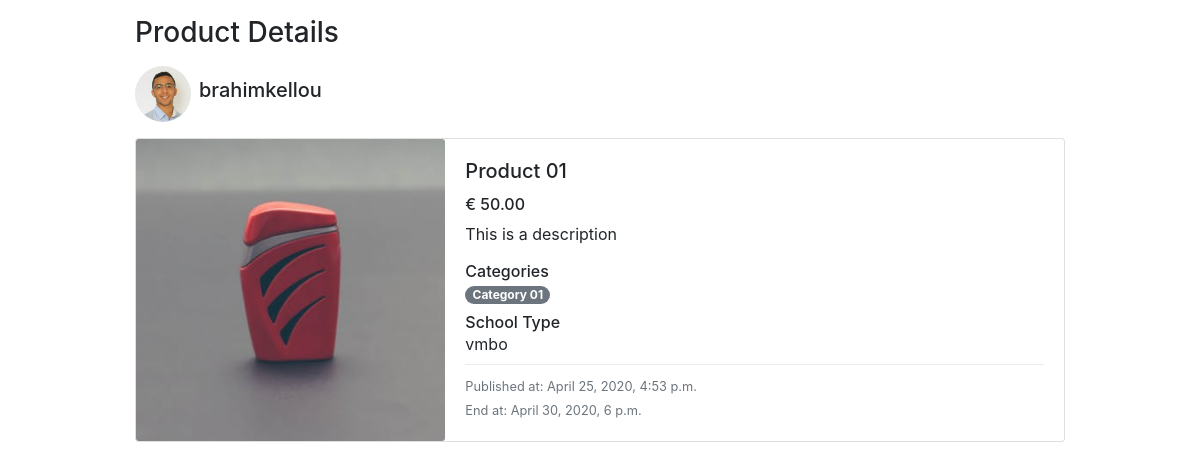
The page /products/1/ on the database as committed earlier.
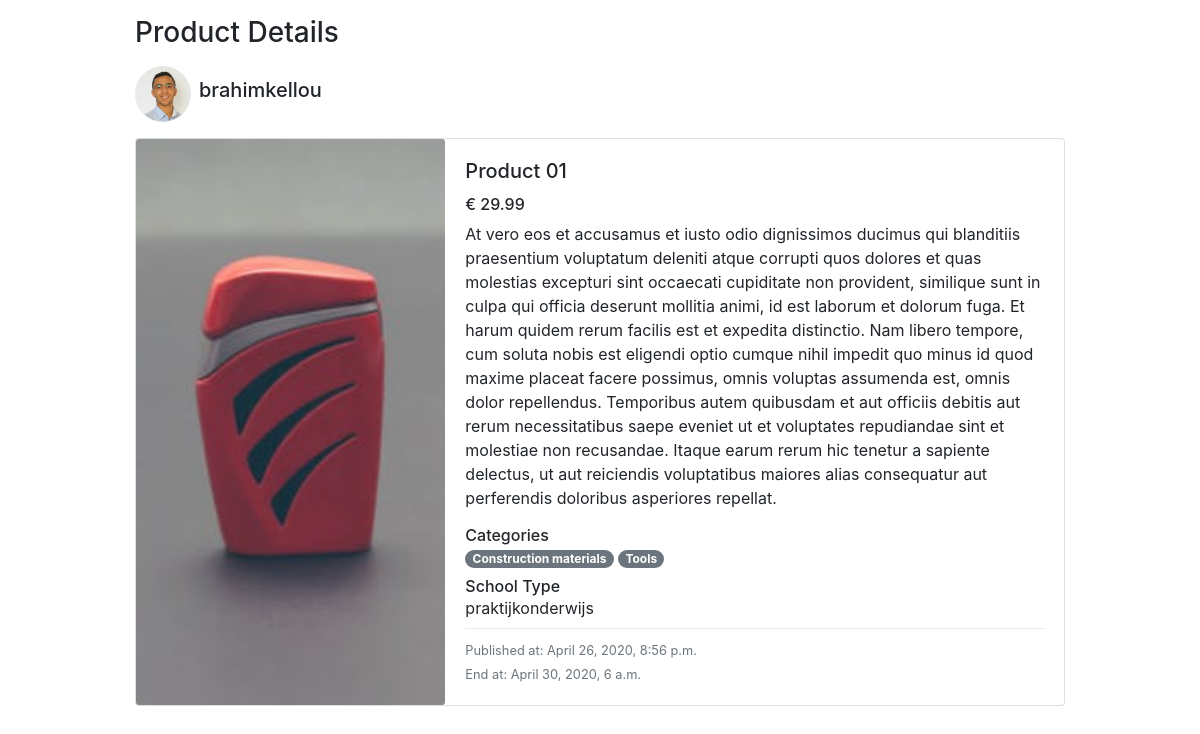
The same page on the database as committed later.
### products/models.py (models this page shows, shortened)
class Product(models.Model):
    supplier = models.ForeignKey(Supplier, on_delete=models.CASCADE)
    categories = models.ManyToManyField(Category)
    name = models.CharField(max_length=200)
    image = models.ImageField(upload_to='products')
    description = models.TextField()
    PR = 'PR'
    VMBO = 'VMBO'
    MBO = 'MBO'
    HBO = 'HBO'
    OP = 'OP'
    SCHOOL_TYPE_CHOICES = [
        (PR, 'praktijkonderwijs'),
        (VMBO, 'vmbo'),
        (MBO, 'mbo'),
        (HBO, 'hbo'),
        (OP, 'opleidingsbedrijf')
    ]
    school_type = models.CharField(
        max_length=48,
        choices=SCHOOL_TYPE_CHOICES
    )
    price = models.DecimalField(max_digits=10, decimal_places=2)
    created_at = models.DateTimeField(default=datetime.now)
    end_at = models.DateTimeField()

class Category(models.Model):
    name = models.CharField(unique=True, max_length=200)
    slug = models.SlugField(blank=True)
    description = models.TextField(blank=True)
    class Meta:
        verbose_name_plural = "categories"
    def __str__(self):
        return self.name

### accounts/models.py (models this page shows, shortened)
class Supplier(models.Model):
    user = models.OneToOneField(User, on_delete=models.CASCADE)
    description = models.TextField(blank=True)
    thumbnail = models.ImageField(upload_to='profile_images')

### products/views.py (the view)
# urls.py: path('<int:product_id>/', views.productView, name='product')
def productView(request, product_id):
    product = get_object_or_404(Product, pk=product_id)
    context = {
        'title': 'Product Details',
        'currency': '€',
        'categories': 'Categories',
        'school_type': 'School Type',
        'published_at': 'Published at',
        'end_at': 'End at',
        'product': product,
    }
    return render(request, 'products/product.html', context)

### products/templates/products/product.html
{% extends 'products/layout.html' %}
{% block content %}
<div class="container" style="max-width: 960px;">
  <h3 class="mt-3 mb-3">{{title}}</h3>
  <div class="d-flex align-items-center mb-3">
    <div class="supplier-image-lg" style="background-image:url({{product.supplier.thumbnail.url}});">
    </div>
    <h5 class="ml-2">{{product.supplier.user.username}}</h5>
  </div>
  <div class="card mb-3">
    <div class="row no-gutters">
      <div class="col-md-4">
        <img src="{{ product.image.url }}" class="card-img" alt="...">
      </div>
      <div class="col-md-8">
        <div class="card-body">
          <h5 class="card-title">{{product.name}}</h5>
          <h6 class="">{{currency}} {{product.price}}</h6>
          <p class="card-text">{{product.description}}</p>
          <div class="mb-2">
            <h6 class="m-0">{{categories}}</h6>
            {% for category in product.categories.all %}
            <span class="badge badge-pill badge-secondary">{{category}}</span>
            {% endfor %}
          </div>
          <div class="mb-2">
            <h6 class="m-0">{{school_type}}</h6>
            <span>{{product.get_school_type_display}}</span>
          </div>
          <div class="dropdown-divider"></div>
          <div>
            <p class="card-text mb-0"><small class="text-muted">{{published_at}}: {{product.created_at}}</small></p>
            <p class="card-text"><small class="text-muted">{{end_at}}: {{product.end_at}}</small></p>
          </div>
        </div>
      </div>
    </div>
  </div>
</div>
{% endblock %}

Rows that differ between the two databases and show on the page:
no longer on this page (row edited): Category: name "Category 01"
changed Product "Product 01": price "50.00" → "29.99"; description "This is a description" → "At vero eos et accusamus et iusto odio dignissimos ducimus qui blanditiis praesentium voluptatum deleniti atque corrupti quos dolores et quas molestias excepturi sint occaecati cupiditate non provident, similique sunt in culpa qui officia deserunt mollitia animi, id est laborum et dolorum fuga. Et harum quidem rerum facilis est et expedita distinctio. Nam libero tempore, cum soluta nobis est eligendi optio cumque nihil impedit quo minus id quod maxime placeat facere possimus, omnis voluptas assumenda est, omnis dolor repellendus. Temporibus autem quibusdam et aut officiis debitis aut rerum necessitatibus saepe eveniet ut et voluptates repudiandae sint et molestiae non recusandae. Itaque…"; school_type "vmbo" → "praktijkonderwijs"; created_at "April 25, 2020, 4:53 p.m." → "April 26, 2020, 8:56 p.m."; end_at "April 30, 2020, 6 p.m." → "April 30, 2020, 6 a.m."
added Category: name "Construction materials"
now on this page (row edited): Category: name "Tools"
